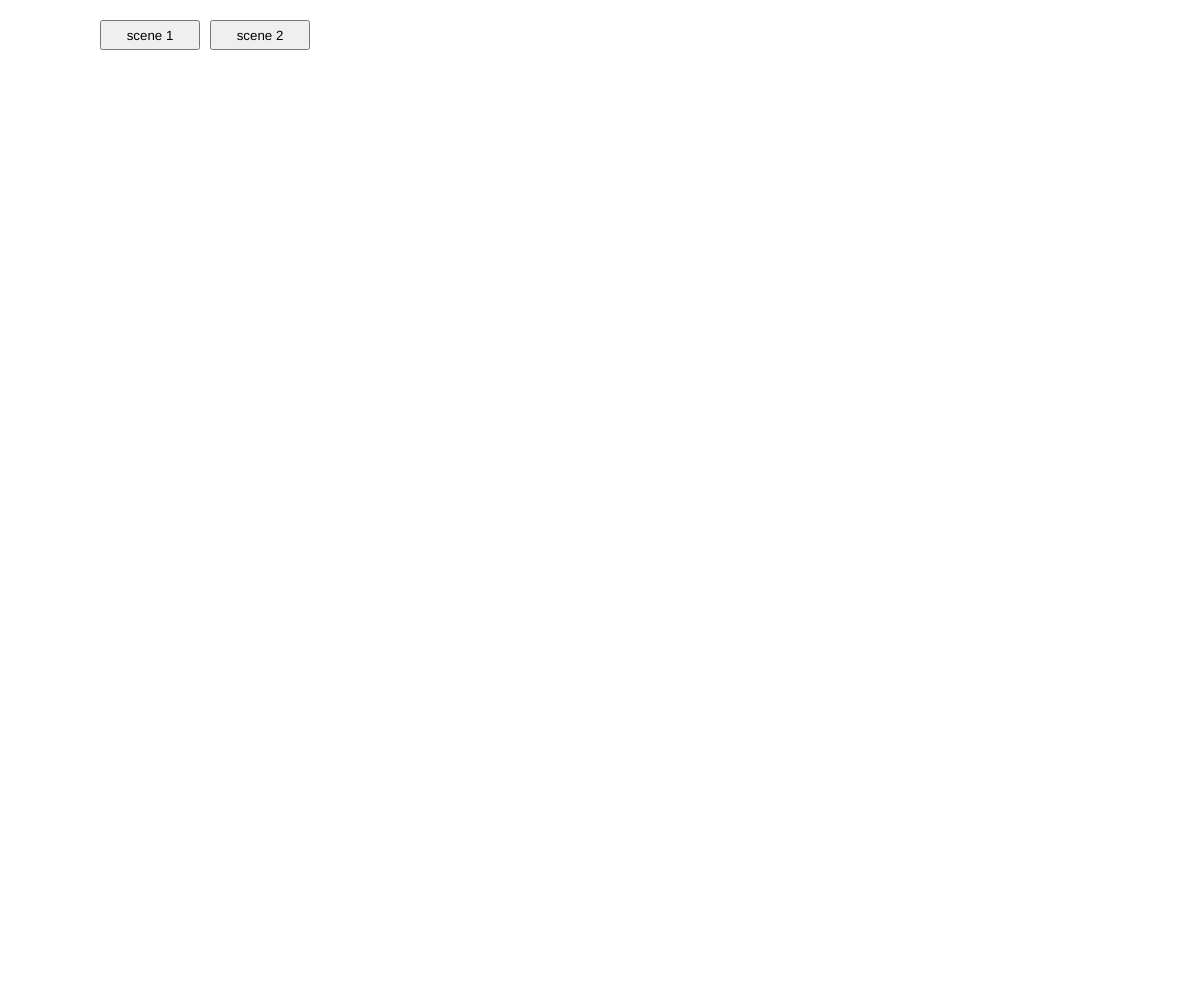
Frame 1 (no input)
Frame 60 (no input): identical to frame 1, image omitted
Frame 120 (the mouse pressed at the canvas centre since frame 60): identical to frame 1, image omitted

The p5.js sketch that drew this single still picture (run headless with seeded random() and noise() and a simulated clock; from frame 60 on, the mouse is pressed at the canvas centre):

// p5.js sketch
// ── sketch.js

let col, col1, col2;
let button1, button2

let funcSelect = 0

let x = 100, y = 100;

let diameter = 100;
let xV = 4, yV = 2; //speed in the x and y directions


function setup() {

    button1 = createButton('scene 1')
    button1.position(100, 20);
    button1.size(100, 30)

    button2 = createButton('scene 2')
    button2.position(210, 20);
    button2.size(100, 30)


    button1.mousePressed(select1)
    button2.mousePressed(select2)
    createCanvas(windowWidth, windowHeight);

}

function draw() {

    if (funcSelect === 1) {
        let i = map(mouseX, 0, width, 0, 1)
        col = lerpColor(col1, col2, i)
        stroke(col);
        line(pmouseX, pmouseY, mouseX, mouseY);
    }

    if (funcSelect === 2) {
        ellipse(x, y, diameter);

        if (x > width - diameter / 2) {
            xV = -xV;
        }
        if (x < diameter / 2) {
            xV = -xV;
        } if (y > height - diameter / 2) {
            yV = -yV;
        }
        if (y < diameter / 2) {
            yV = - yV;
        }

        x += xV + random(-5, 5);
        y += yV + random(-5, 5);
    }
}



    //  print('?')





function select1() {

    strokeWeight(10)
    background(0)
    col1 = color("#851400");
    col2 = color("#00e2f2");

    funcSelect = 1;
    // print('?')

}

function select2() {

    strokeWeight(10)
    background(0)


    funcSelect = 2;
    // print('?')

}
